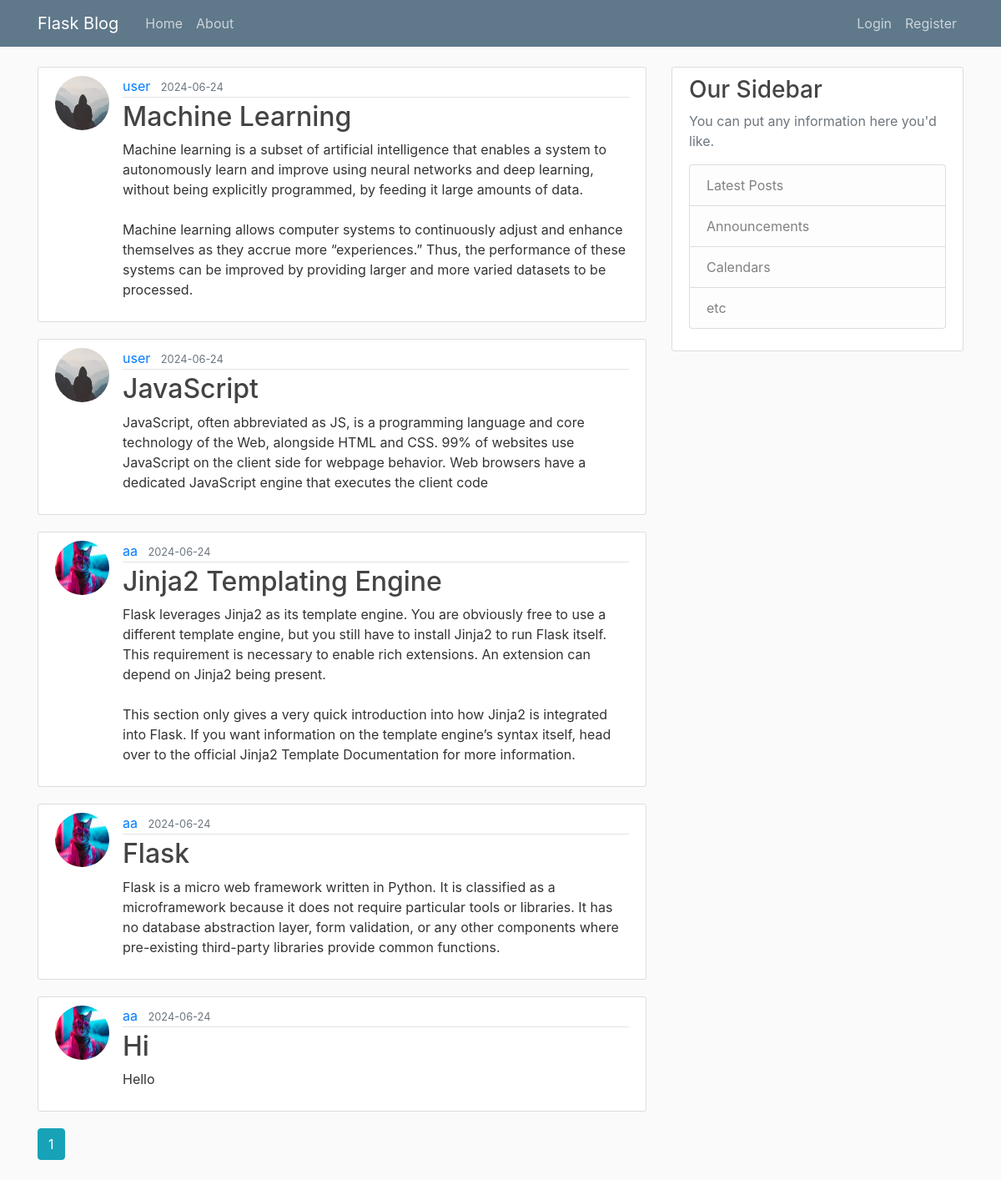
The page /home on the database its author committed.
### flaskblog/models.py (models this page shows, shortened)
class Post(db.Model):
    id = db.Column(db.Integer, primary_key=True)
    title = db.Column(db.String(100), nullable=False)
    date_posted = db.Column(db.DateTime, nullable=False, default=datetime.utcnow)
    content = db.Column(db.Text, nullable=False)
    user_id = db.Column(db.Integer, db.ForeignKey('user.id'), nullable=False)

class User(db.Model, UserMixin):
    id = db.Column(db.Integer, primary_key=True)
    username = db.Column(db.String(20), unique=True, nullable=False)
    email = db.Column(db.String(120), unique=True, nullable=False)
    image_file = db.Column(db.String(20), nullable=False, default='default.jpg')
    password = db.Column(db.String(60), nullable=False)
    posts = db.relationship('Post', backref='author', lazy=True)

### flaskblog/routes.py (the view)
@app.route("/")
@app.route("/home")
def home():
    page = request.args.get('page', 1, type=int)
    posts = Post.query.order_by(Post.date_posted.desc()).paginate(page=page, per_page=5)
    return render_template('home.html', posts=posts)

### flaskblog/templates/home.html
{% extends "layout.html" %}
{% block content %}
    {% for post in posts.items %}
        <article class="media content-section">
          <img class="rounded-circle article-img" src="{{ url_for('static', filename='profile_pics/' + post.author.image_file) }}">
          <div class="media-body">
            <div class="article-metadata">
              <a class="mr-2" href="{{ url_for('user_posts', username=post.author.username) }}">{{ post.author.username }}</a>
              <small class="text-muted">{{ post.date_posted.strftime('%Y-%m-%d') }}</small>
            </div>
            <h2><a class="article-title" href="{{ url_for('post', post_id=post.id) }}">{{ post.title }}</a></h2>
            <p class="article-content">{{ post.content }}</p>
          </div>
        </article>
    {% endfor %}
    {% for page_num in posts.iter_pages(left_edge=1, right_edge=1, left_current=1, right_current=2) %}
      {% if page_num %}
        {% if posts.page == page_num %}
          <a class="btn btn-info mb-4" href="{{ url_for('home', page=page_num) }}">{{ page_num }}</a>
        {% else %}
          <a class="btn btn-outline-info mb-4" href="{{ url_for('home', page=page_num) }}">{{ page_num }}</a>
        {% endif %}
      {% else %}
        ...
      {% endif %}
    {% endfor %}
{% endblock content %}

### flaskblog/templates/layout.html (shortened to what this page needs)
<!DOCTYPE html>
<html>
<head>
    <link rel="stylesheet" href="https://maxcdn.bootstrapcdn.com/bootstrap/4.0.0/css/bootstrap.min.css">
    <link rel="stylesheet" type="text/css" href="{{ url_for('static', filename='main.css') }}">
</head>
<body>
    <header class="site-header">
      <nav class="navbar navbar-expand-md navbar-dark bg-steel fixed-top">
        <div class="container">
          <a class="navbar-brand mr-4" href="/">Flask Blog</a>
          <div class="collapse navbar-collapse" id="navbarToggle">
            <div class="navbar-nav mr-auto">
              <a class="nav-item nav-link" href="{{ url_for('home') }}">Home</a>
              <a class="nav-item nav-link" href="{{ url_for('about') }}">About</a>
            </div>
            <div class="navbar-nav">
              {% if current_user.is_authenticated %}
                <a class="nav-item nav-link" href="{{ url_for('new_post') }}">New Post</a>
                <a class="nav-item nav-link" href="{{ url_for('account') }}">Account</a>
                <a class="nav-item nav-link" href="{{ url_for('logout') }}">Logout</a>
              {% else %}
                <a class="nav-item nav-link" href="{{ url_for('login') }}">Login</a>
                <a class="nav-item nav-link" href="{{ url_for('register') }}">Register</a>
              {% endif %}
            </div>
          </div>
        </div>
      </nav>
    </header>
    <main role="main" class="container">
      <div class="row">
        <div class="col-md-8">
          {% block content %}{% endblock %}
        </div>
        <div class="col-md-4">
          <div class="content-section">
            <h3>Our Sidebar</h3>
            <p class='text-muted'>You can put any information here you'd like.
              <ul class="list-group">
                <li class="list-group-item list-group-item-light">Latest Posts</li>
                <li class="list-group-item list-group-item-light">Announcements</li>
                <li class="list-group-item list-group-item-light">Calendars</li>
                <li class="list-group-item list-group-item-light">etc</li>
              </ul>
            </p>
          </div>
        </div>
      </div>
    </main>
</body>
</html>

### flaskblog/static/main.css (style rules this page uses)
body { background: #fafafa; color: #333333; margin-top: 5rem; }
h1, h2, h3, h4, h5, h6 { color: #444444; }
.bg-steel { background-color: #5f788a; }
.site-header .navbar-nav .nav-link { color: #cbd5db; }
.content-section { background: #ffffff; padding: 10px 20px; border: 1px solid #dddddd; border-radius: 3px; margin-bottom: 20px; }
.article-title { color: #444444; }
.article-content { white-space: pre-line; }
.article-img { height: 65px; width: 65px; margin-right: 16px; }
.article-metadata { padding-bottom: 1px; margin-bottom: 4px; border-bottom: 1px solid #e3e3e3 }

### rows shown on the page
Post: image_file (placeholder picture), author.username "user", date_posted "2024-06-24", title "Machine Learning", content "Machine learning is a subset of artificial intelligence that enables a system to autonomously learn and improve using neural networks and deep learning, without being explicitly programmed, by feeding it large amounts of data. Machine learning allows computer systems to continuously adjust and enhance themselves as they accrue more “experiences.” Thus, the performance of these systems can be improved by providing larger and more varied datasets to be processed."
Post: image_file (placeholder picture), author.username "user", date_posted "2024-06-24", title "JavaScript", content "JavaScript, often abbreviated as JS, is a programming language and core technology of the Web, alongside HTML and CSS. 99% of websites use JavaScript on the client side for webpage behavior. Web browsers have a dedicated JavaScript engine that executes the client code"
Post: image_file (picture), author.username "aa", date_posted "2024-06-24", title "Jinja2 Templating Engine", content "Flask leverages Jinja2 as its template engine. You are obviously free to use a different template engine, but you still have to install Jinja2 to run Flask itself. This requirement is necessary to enable rich extensions. An extension can depend on Jinja2 being present. This section only gives a very quick introduction into how Jinja2 is integrated into Flask. If you want information on the template engine’s syntax itself, head over to the official Jinja2 Template Documentation for more information."
Post: image_file (picture), author.username "aa", date_posted "2024-06-24", title "Flask", content "Flask is a micro web framework written in Python. It is classified as a microframework because it does not require particular tools or libraries. It has no database abstraction layer, form validation, or any other components where pre-existing third-party libraries provide common functions."
Post: image_file (picture), author.username "aa", date_posted "2024-06-24", title "Hi", content "Hello"

### other values the page prints
{{ page_num }} "1"
